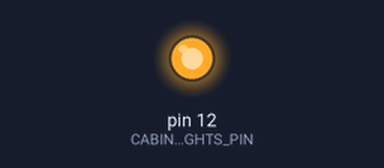
Simulated run of this sketch. Board: Arduino Uno, built with avr-gcc and run on an emulated ATmega328P. Parts: output pins drawn as LEDs (lit = HIGH).

Above: at 0.2 s.
At 4.7 s:
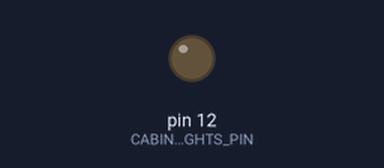
Timing chart, 0 to 5.8 s (numbered marks = the images above):
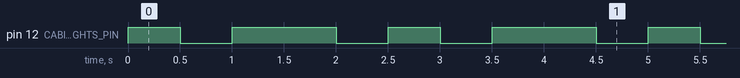

Measured:
- by itself, pin 12 (CABIN_LIGHTS_PIN): repeats every 2.5 s: LOW 0.50 s, HIGH 1.0 s, LOW 0.50 s, HIGH 0.50 s
- by itself, everything shown: repeats every 2.5 s, in 4 steps

The sketch:

Day-2-Lights-Fun.ino
```cpp
/* <-- Hi there! The lines of text inside these symbols are just notes for us humans to read.
 * They help us understand what the code is doing. The Arduino doesn't read these notes at all.
 *
 * Our project: "30 Days - Lost in Space"
 * Today's mission: "Day 2 - It's Really Dark in Here"
 *
 * Learn more at: https://learn.inventr.io/adventure
 *
 * Today, we're going to learn about LEDs (Light Emitting Diodes). These are tiny lights
 * that can glow when we pass electricity through them. They are very small but very strong
 * and can last a long time. You can find them in different colors and sizes.
 *
 * Teachers: Alex Eschenauer & David Schmidt
 */

/*
 * Here, we'll list a few important ideas and parts that we'll learn about today:
 * - A Circuit: It's like a circle that electricity travels around. It needs to be closed, with no breaks.
 * - Current: It's the flow of electricity.
 * - Voltage: It's the force pushing the electricity.
 * - Resistance: It's something that slows down the electricity.
 *
 * And here are some things we'll use with our Arduino HERO:
 * - Breadboard: A tool that helps us build our circuit without any soldering.
 * - 5V pins: These are the pins on our HERO that give 5 volts of power.
 * - GND pins: These pins are connected to the ground, they complete our circuit.
 *
 * We'll also learn about these programming ideas:
 * - Arduino language: A special programming language that helps us talk to our HERO.
 * - Comments: Notes in the code, like this one, that help us understand what is going on.
 * - Variables and Constants: These are places where we can store information.
 * - Functions: These are chunks of code that perform a specific task.
 */

// We start by including this line of code, which helps our HERO work properly with the Arduino program.
#include "Arduino.h"

/*
 * Today we are going to make a big light turn on to light up our lander! We'll use an LED for now to
 * test our setup. We will use a digital pin on our HERO to control our lander's light.
 *
 * In our code, we often use constants. These are like nicknames that we give to specific values. This
 * makes our code easier to read and change later if needed. For example, instead of remembering a pin
 * number, we can just give it a nickname like CABIN_LIGHTS_PIN.
 *
 * One way to define constants is by using a command called #define.  Using this we can give a name
 * (or nickname) to the value that follows the name. You'll notice that the nickname is in capital letters,
 * which is a way to remind us that it's a constant and can't change.
 *
 * In this #define we give the name "CABIN_LIGHTS_PIN" the value of "12".  Whenever you see
 * in this sketch it will have the value of "12".
 */
#define CABIN_LIGHTS_PIN 12   // This is the nickname for the pin connected to our LED.

/*
 * The setup function is where we prepare everything before we start. We only run this function once each
 * time we turn on our HERO or reset it. Here, we are setting up our CABIN_LIGHTS_PIN as an output pin, so
 * we can control our light with it.
 */
void setup() {
  pinMode(CABIN_LIGHTS_PIN, OUTPUT);    // We will control our lander's lights as an OUTPUT.
}

int LETTERS[256];


/*
 * After the setup function, the loop function starts. This function keeps repeating over and over, like
 * a circle. Here, we are making our light turn on and off in a repeating pattern.
 */
void loop() {
  dot();
  dash();
  //sos();
  // delay(550);
  // digitalWrite(CABIN_LIGHTS_PIN, HIGH);  // This line turns the lander's light ON.
  // delay(250);                           // Wait for one second (1000 milliseconds) with the light ON.
  // digitalWrite(CABIN_LIGHTS_PIN, LOW);   // This line turns the lander's light OFF.
  // delay(400);                            // Wait for a tenth of a second (100 milliseconds) with the light OFF.
  // digitalWrite(CABIN_LIGHTS_PIN, HIGH);
  // delay(250);
  // digitalWrite(CABIN_LIGHTS_PIN, LOW);
}

void dot() {
  digitalWrite(CABIN_LIGHTS_PIN, HIGH);  // This line turns the lander's light ON.
  delay(500);
  digitalWrite(CABIN_LIGHTS_PIN, LOW);
  delay(500);
}

void dash() {
  digitalWrite(CABIN_LIGHTS_PIN, HIGH);  // This line turns the lander's light ON.
  delay(1000);
  digitalWrite(CABIN_LIGHTS_PIN, LOW);
  delay(500);
}

void sos() {
  dot();
  dot();
  dot();
  delay(100);
  dash();
  dash();
  dash();
  delay(100);
  dot();
  dot();
  dot();
}
```
